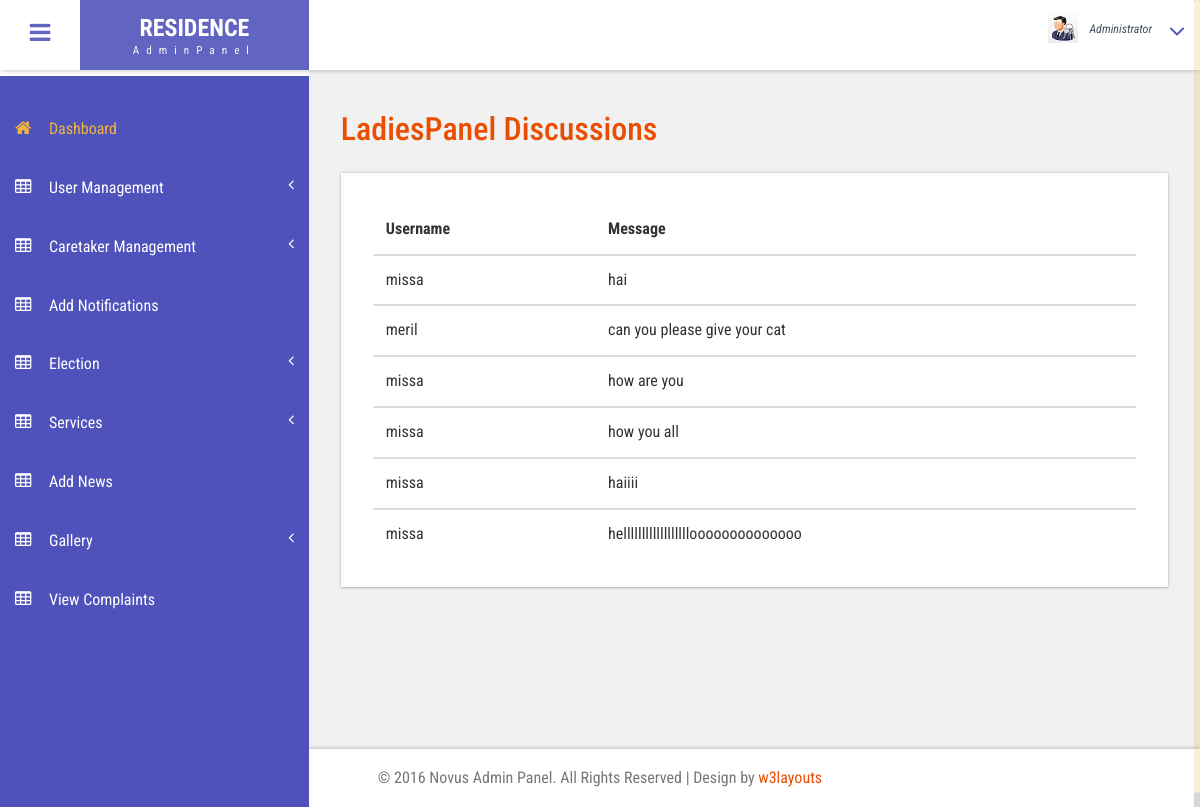
/admin/viewladies.php, run on the app's committed database.
### tables this page shows
CREATE TABLE IF NOT EXISTS `ladiespanel` (
  `laid` int(20) NOT NULL AUTO_INCREMENT,
  `username` varchar(50) NOT NULL,
  `message` varchar(200) NOT NULL,
  PRIMARY KEY (`laid`)
);

### admin/viewladies.php (the view, shortened to what this page needs)
<?php
include("db.php");
$obj=new db();
?>
<!DOCTYPE HTML>
<html>
<head>
<?php
include("header.php");
include("sidemenu.php");
?>
</head>
<body class="cbp-spmenu-push">
	<div class="main-content">
		<div id="page-wrapper">
			<div class="main-page">
				<div class="tables">
					<h3 class="title1">LadiesPanel Discussions</h3>
					 <?php
		  $sql="select * from ladiespanel";
		  $res=$obj->exe($sql);
		  $no=mysqli_num_rows($res);
		  if($no==0)
		  {
			  echo "&quot;No records here!!&quot;";
		  }
		  else
		  {
		  ?>
					<div class="panel-body widget-shadow">
						<table class="table">
							<thead>
						  <tr>
							<th>Username</th>
							<th>Message</th>
						  </tr>
						</thead>
						<tbody>
						<?php
			while($row=mysqli_fetch_array($res))
			{
		  ?>
						  <tr>
							<td><?php echo $row[1];?></td>
							<td><?php echo $row[2];?></td>
						  </tr>
						</tbody>
					   <?php
			}
		  ?>
						</table>
						 <?php
			}
		  ?>
					</div>
		  </div>
		  </div>
		  </div>
		<div class="footer">
		   <p>&copy; 2016 Novus Admin Panel. All Rights Reserved | Design by <a href="https://w3layouts.com/" target="_blank">w3layouts</a></p>
		</div>
	</div>
</body>
</html>

### admin/db.php (shortened to what this page needs)
<!DOCTYPE html PUBLIC "-//W3C//DTD XHTML 1.0 Transitional//EN" "http://www.w3.org/TR/xhtml1/DTD/xhtml1-transitional.dtd">
<html xmlns="http://www.w3.org/1999/xhtml">
<head>
</head>
<body>
<?php
class db
{
	var $con,$res;
	function connection()
	{
		$this->con=mysqli_connect("localhost","root","");
	mysqli_select_db($this->con,"residence");
	}
	function exe($sql)
	{
	return $this->res=mysqli_query($this->con,$sql);
	}
}
?>
</body>
</html>

### admin/header.php (shortened to what this page needs)
<!DOCTYPE html PUBLIC "-//W3C//DTD XHTML 1.0 Transitional//EN" "http://www.w3.org/TR/xhtml1/DTD/xhtml1-transitional.dtd">
<html xmlns="http://www.w3.org/1999/xhtml">
<head>
<link href="css/bootstrap.css" rel='stylesheet' type='text/css' />
<link href="css/style.css" rel='stylesheet' type='text/css' />
<link href="css/font-awesome.css" rel="stylesheet">
<link href="css/animate.css" rel="stylesheet" type="text/css" media="all">
<link href="css/custom.css" rel="stylesheet">
<link rel="stylesheet" href="css/clndr.css" type="text/css" />
<link href="css/custom.css" rel="stylesheet">
</head>
<body>
		<div class="sticky-header header-section ">
			<div class="header-left">
				<button id="showLeftPush"><i class="fa fa-bars"></i></button>
				<div class="logo">
					<a href="index.php">
						<h1>RESIDENCE</h1>
						<span>AdminPanel</span>
					</a>
				</div>
			</div>
			<div class="header-right">
				<div class="profile_details_left">
				<div class="profile_details">
					<ul>
						<li class="dropdown profile_details_drop">
							<a href="#" class="dropdown-toggle" data-toggle="dropdown" aria-expanded="false">
								<div class="profile_img">
									<span class="prfil-img"><img src="images/admin.jpg" alt=""> </span>
									<div class="user-name">
										<span>Administrator</span>
									</div>
									<i class="fa fa-angle-down lnr"></i>
									<div class="clearfix"></div>
								</div>
							</a>
						</li>
					</ul>
				</div>
				<div class="clearfix"> </div>
			</div>
			<div class="clearfix"> </div>
		</div>
		</div>
</body>
</html>

### admin/sidemenu.php (shortened to what this page needs)
<!DOCTYPE html PUBLIC "-//W3C//DTD XHTML 1.0 Transitional//EN" "http://www.w3.org/TR/xhtml1/DTD/xhtml1-transitional.dtd">
<html xmlns="http://www.w3.org/1999/xhtml">
<head>
</head>
<body>
		<div class=" sidebar" role="navigation">
            <div class="navbar-collapse">
				<nav class="cbp-spmenu cbp-spmenu-vertical cbp-spmenu-left" id="cbp-spmenu-s1">
					<ul class="nav" id="side-menu">
						<li>
							<a href="index.php" class="active"><i class="fa fa-home nav_icon"></i>Dashboard</a>
						</li>
						<li>
							<a href="#"><i class="fa fa-table nav_icon"></i>User Management <span class="fa arrow"></span></a>
						</li>
						<li>
							<a href="#"><i class="fa fa-table nav_icon"></i>Caretaker Management <span class="fa arrow"></span></a>
						</li>
						<li>
							<a href="addnoti.php"><i class="fa fa-table nav_icon"></i>Add Notifications</a>
						</li>
						<li>
							<a href="#"><i class="fa fa-table nav_icon"></i>Election <span class="fa arrow"></span></a>
						</li>
						<li>
							<a href="#"><i class="fa fa-table nav_icon"></i>Services <span class="fa arrow"></span></a>
						</li>
						<li>
							<a href="addnews.php"><i class="fa fa-table nav_icon"></i>Add News</a>
						</li>
						<li>
							<a href="#"><i class="fa fa-table nav_icon"></i>Gallery <span class="fa arrow"></span></a>
						</li>
						<li>
							<a href="viewcomplaint.php"><i class="fa fa-table nav_icon"></i>View Complaints</a>
						</li>
				</nav>
			</div>
		</div>
</body>
</html>

### admin/css/style.css (style rules this page uses)
h4, h5, h6, h1, h2, h3 { margin: 0; }
ul, ol { margin: 0; }
p { margin: 0; }
html, body { font-family: 'Roboto Condensed', sans-serif; font-size: 100%; overflow-x: hidden; background: #fff; }
body a { transition: 0.5s all ease; -webkit-transition: 0.5s all ease; -moz-transition: 0.5s all ease; -o-transition: 0.5s all ease; -ms-transition: 0.5s all ease; text-decoration:none; }
h1,h2,h3,h4,h5,h6 { margin:0; }
p { margin:0; }
ul,label { margin:0; padding:0; }
.main-content { position: relative; }
.sticky-header { position: fixed; top: 0; left:0px; width: 100%; z-index: 100; }
.header-section { background:#FFF; box-shadow: 1px 1px 4px rgba(0, 0, 0, 0.21); -webkit-box-shadow: 1px 1px 4px rgba(0, 0, 0, 0.21); -moz-box-shadow: 1px 1px 4px rgba(0, 0, 0, 0.21); -o-box-shadow: 1px 1px 4px rgba(0, 0, 0, 0.21); }
.header-section::after { clear: both; display: block; content: ''; }
.header-left { float: left; width: 45%; }
.header-right { float: right; }
button#showLeftPush { font-size: 1.5em; width: 80px; padding: 0.87em 0; text-align: center; cursor: pointer; float: left; color: #6F6F6F; -moz-transition: all 0.2s ease-out 0s; -webkit-transition: all 0.2s ease-out 0s; transition: all 0.2s ease-out 0s; border: none; background-color: #fff; outline:none; }
.cbp-spmenu { position: fixed; }
.cbp-spmenu-vertical { width: 309px; height: 100%; top: 76px; z-index: 1000; background-color:#4F52BA; padding: 2em 0; }
.cbp-spmenu-left { left: 0; }
.cbp-spmenu-push { overflow-x: hidden; position: relative; }
.cbp-spmenu, .cbp-spmenu-push { -webkit-transition: all 0.3s ease; -moz-transition: all 0.3s ease; transition: all 0.3s ease; }
.cbp-spmenu-push div#page-wrapper { margin: 0 0 0 19.3em; transition:.5s all; -webkit-transition:.5s all; -moz-transition:.5s all; }
.sidebar ul li { margin-bottom: 1em; }
.sidebar ul li a { color: #FFFFFF; font-size: 1em; }
.sidebar .arrow { float: right; }
i.nav_icon { margin-right: 1em; font-size: 1.1em; }
.fa { display: inline-block; font-family: FontAwesome; font-style: normal; font-weight: normal; line-height: 1; -webkit-font-smoothing: antialiased; -moz-osx-font-smoothing: grayscale; }
.logo { background: #6164C1; text-align: center; float: left; }
.logo a { padding: 0.9em 3.3em .7em; display: block; text-decoration: none; }
.logo a h1 { color: #fff; font-size: 1.5em; line-height: 1.2em; font-weight: 700; }
.logo a span { color: #F8F8F8; font-size: .7em; text-align: center; letter-spacing: 7px; }
.profile_details_left { float: left; }
.sidebar .nav-second-level li a.active ,.sidebar ul li a.active { color: #F2B33F; }
.profile_details { float: right; }
.profile_details_drop a.dropdown-toggle { display:block; padding: 0.8em 3em 0 2em; }
.profile_img span.prfil-img { float:left; }
.user-name { float:left; margin-top:8px; margin-left:11px; height:35px; }
.profile_details ul li { list-style-type:none; position:relative; }
.profile_details li a i.fa.lnr { position: absolute; top: 34%; right: 8%; color: #4F52BA; font-size: 1.6em; }
.user-name span { font-size: .75em; font-style: italic; color: #424f63; font-weight: normal; margin-top: .3em; }
.footer { background: #fff; padding: 1em; width: 100%; text-align:center; box-shadow: 0px -1px 4px rgba(0, 0, 0, 0.21); -webkit-box-shadow: 0px -1px 4px rgba(0, 0, 0, 0.21); -moz-box-shadow: 0px -1px 4px rgba(0, 0, 0, 0.21); -ms-box-shadow: 0px -1px 4px rgba(0, 0, 0, 0.21); -o-box-shadow: 0px -1px 4px rgba(0, 0, 0, 0.21); }
.footer p { color: #7A7676; font-size: 1em; line-height: 1.6em; }
.footer p a { color:#E94E02; }
.widget-shadow { background-color: #fff; box-shadow: 0 -1px 3px rgba(0,0,0,.12),0 1px 2px rgba(0,0,0,.24); -webkit-box-shadow: 0 -1px 3px rgba(0,0,0,.12),0 1px 2px rgba(0,0,0,.24); -moz-box-shadow: 0 -1px 3px rgba(0,0,0,.12),0 1px 2px rgba(0,0,0,.24); }
h3.title1 { font-size: 2em; color: #e94e02; margin-bottom: 0.8em; }
.table > thead > tr > th, .table > tbody > tr > th, .table > tfoot > tr > th, .table > thead > tr > td, .table > tbody > tr > td, .table > tfoot > tr > td { border-top: none; }
.tables .panel-body ,.tables .bs-example { padding: 2em 2em 0.5em; }
.tables .table > thead > tr > th, .tables .table > tbody > tr > th, .tables .table > tfoot > tr > th, .tables .table > thead > tr > td, .tables .table > tbody > tr > td, .tables .table > tfoot > tr > td { padding: 13px; border-top: 1px solid #E0E0E0; }

### admin/css/custom.css (style rules this page uses)
#page-wrapper { padding:7em 2em 2.5em; background-color: #F1F1F1; }
.sidebar .arrow { float: right; }
.sidebar .fa.arrow:before { content: "\f104"; }

### data on the page
ladiespanel: username "missa", message "hai"
ladiespanel: username "meril", message "can you please give your cat"
ladiespanel: username "missa", message "how are you"
ladiespanel: username "missa", message "how you all"
ladiespanel: username "missa", message "haiiii"
ladiespanel: username "missa", message "helllllllllllllllllloooooooooooooo"
